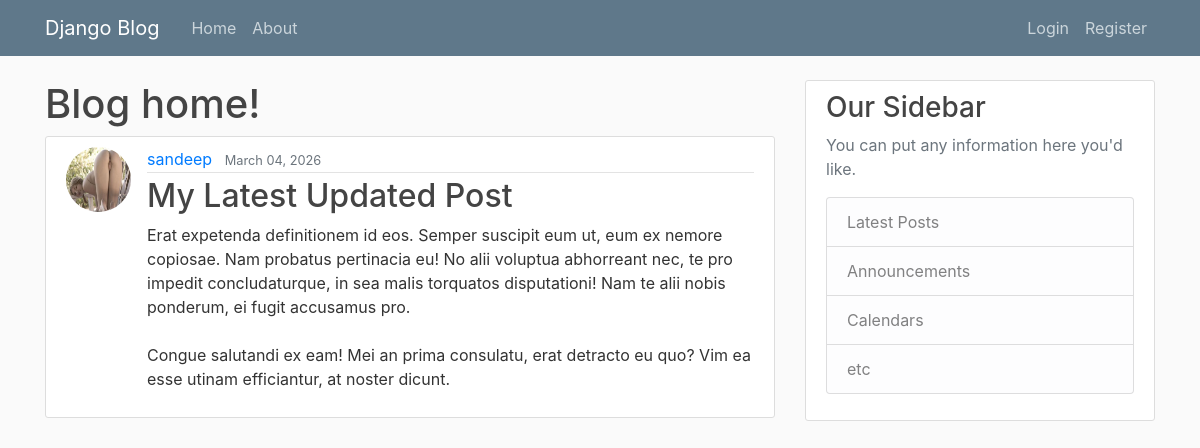
Before: /post/30/ with the older database file.
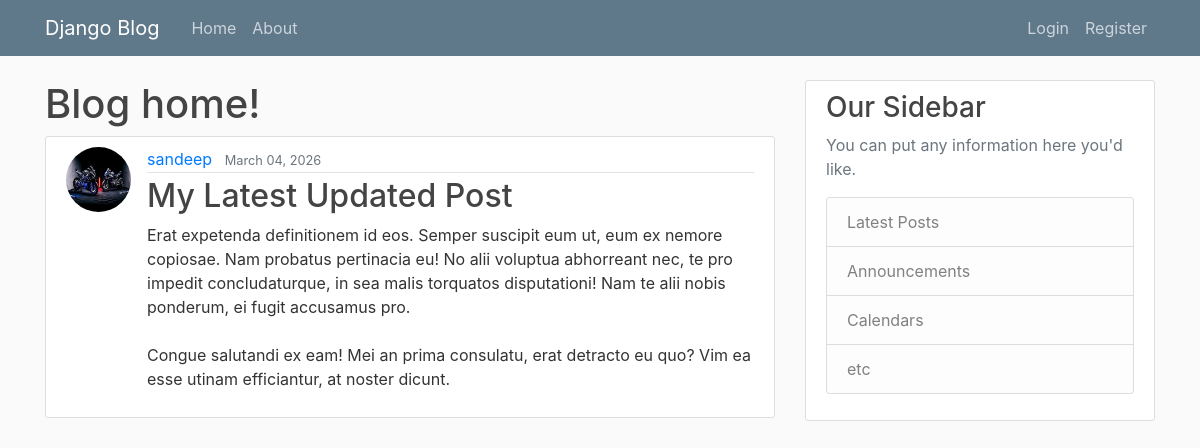
After: the same page with the newer database file.
### blog/models.py (models this page shows, shortened)
class Post(models.Model):
    title = models.CharField(max_length=100)
    content = models.TextField()
    date_posted = models.DateTimeField(default=timezone.now)#we do not put parenthesis at the end of the now as we donot want to carry out that function at that moment
    author = models.ForeignKey(User,on_delete=models.CASCADE)

### users/models.py (models this page shows, shortened)
class Profile(models.Model):
    user = models.OneToOneField(User, on_delete=models.CASCADE)
    image = models.ImageField(default='default.jpg', upload_to='profile_pics')

### blog/views.py (the view)
# urls.py: path('post/<int:pk>/', PostDetailView.as_view() , name = 'post-detail'),
class PostDetailView(DetailView):
     model = Post # <app>/<post>_<detail>.html

### blog/templates/blog/post_detail.html (shortened to what this page needs)
{% extends "blog/base.html" %}
{% block content %}
    <h1>Blog home!</h1>
<article class="media content-section">
    <img class="rounded-circle article-img" src="{{ object.author.profile.image.url }}" alt="">
        <div class="media-body">
            <div class="article-metadata">
            <a class="mr-2" href="{% url 'user-posts' object.author.username %}">{{ object.author }}</a>
            <small class="text-muted">{{ object.date_posted|date:"F d, Y"}}</small>
            </div>
            <h2 class="article-title">{{ object.title }}</h2>
            <p class="article-content">{{ object.content }}</p>
        </div>
</article>
{% endblock content %}

Changed rows visible on the page:
changed through a linked row, Post "My Latest Updated Post": author.profile.image: picture removed, a placeholder shows
